Frame 1 (no input): blank canvas, image omitted
Frame 60 (no input): blank canvas, image omitted
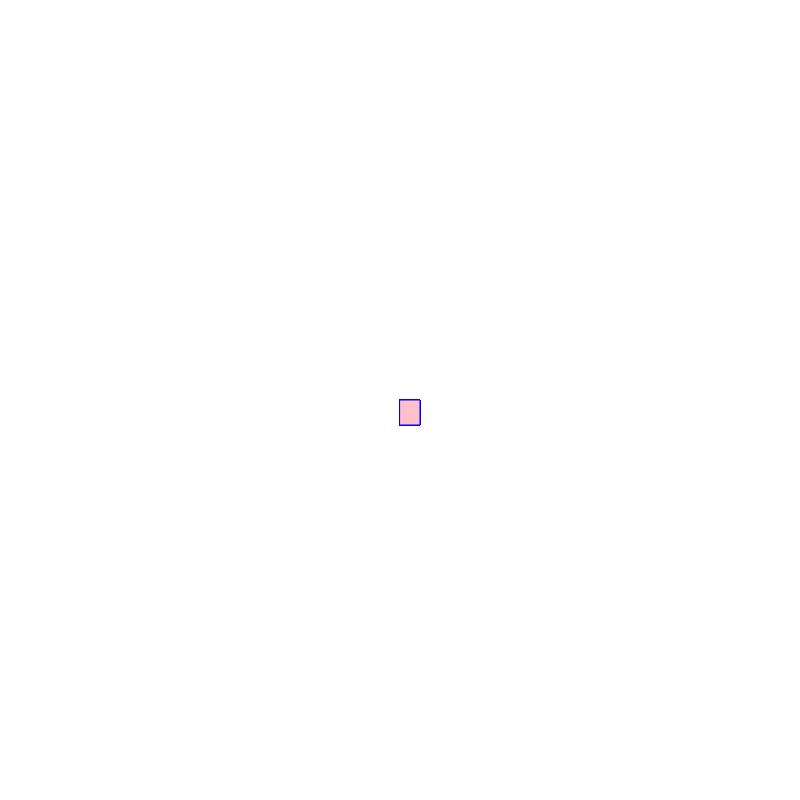
Frame 120 (the mouse pressed at the canvas centre since frame 60)

The p5.js sketch whose frames 1 and 60 were blank and that drew this single picture after the mouse press (run headless with seeded random() and noise() and a simulated clock; from frame 60 on, the mouse is pressed at the canvas centre):

// p5.js sketch
// ── sketch.js
function setup() {
    createCanvas(800, 800);
    background("white");
  }
  
  function draw() {
    stroke("blue");
    fill("pink");
  
    //console.log(mouseIsPressed)
  
    if (mouseIsPressed) {
      rect(mouseX, mouseY, 20, 25);
    }
  }
  
